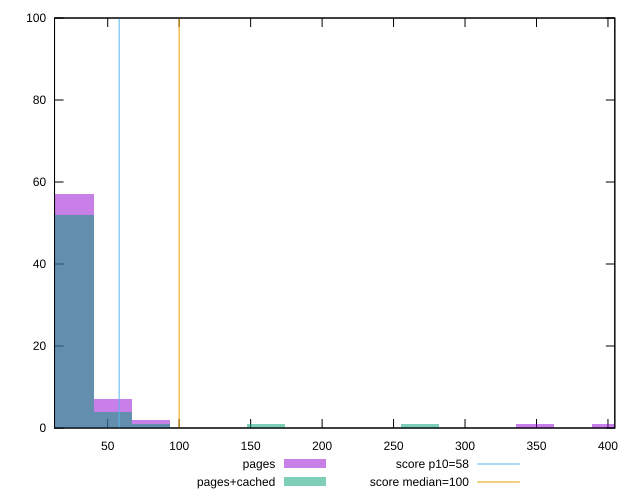

The gnuplot source for this figure:
reset

$pages <<EOF
348.7784682713923 1
402.4366941592988 1
53.658225887906504 7
26.829112943953252 57
80.48733883185976 2
0 32
EOF

$pagesCached <<EOF
268.29112943953254 1
26.829112943953252 52
80.48733883185976 1
53.658225887906504 4
160.97467766371952 1
0 41
EOF

set key outside below
set boxwidth 26.829112943953252
set xrange [12.8:404.7999999999986]
set yrange [0:100]
set trange [0:100]
set style fill transparent solid 0.5 noborder

set parametric
set terminal svg size 640, 500 enhanced background rgb 'white'
set output "report_0_00242021-02-20T12:25:28.543Z/estimated-input-latency/comparison/histogram/0_vs_1.svg"

plot $pages title "pages" with boxes, \
     $pagesCached title "pages+cached" with boxes, \
     58,t title "score p10=58", \
     100,t title "score median=100"

reset
